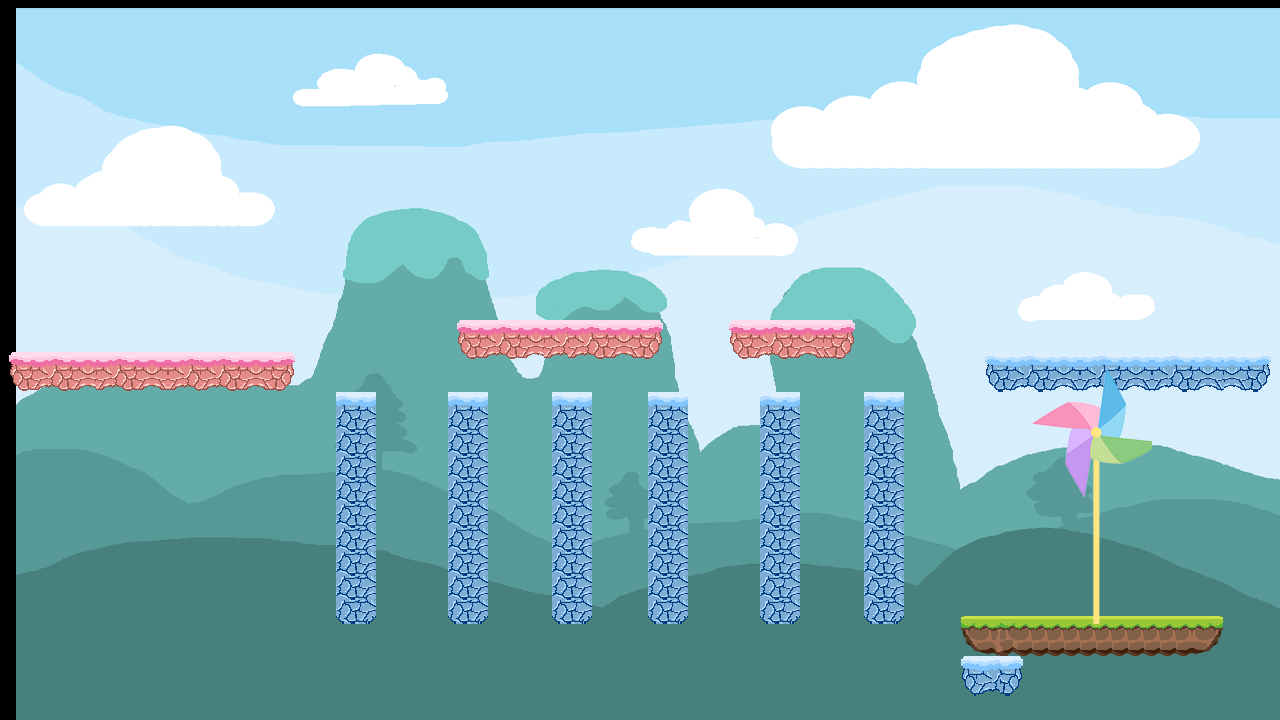

This is a level from a 2D game, rendered from its Tiled map with the project's own tilesets. A one-line summary and the map file follow, with tile-layer data summarised:
An orthogonal 160x90 tile map with 8x8 px tiles, 3 tile layers (background, graphics_level5, flag), 9 tilesets and 18 objects.

<map version="1.0" tiledversion="1.0.3" orientation="orthogonal" renderorder="right-down" width="160" height="90" tilewidth="8" tileheight="8" nextobjectid="29">
 <tileset firstgid="1" source="background.tsx" />
 <tileset firstgid="14401" source="block.tsx" />
 <tileset firstgid="14586" source="flag.tsx" />
 <tileset firstgid="15098" name="thorn1" tilewidth="8" tileheight="8" tilecount="25" columns="5">
  <image source="thorn1.png" trans="0000ff" width="40" height="40" />
 </tileset>
 <tileset firstgid="15123" name="thorn2" tilewidth="8" tileheight="8" tilecount="25" columns="5">
  <image source="thorn2.png" trans="0000ff" width="40" height="40" />
 </tileset>
 <tileset firstgid="15148" source="block2.tsx" />
 <tileset firstgid="15333" source="bb3.tsx" />
 <tileset firstgid="17833" source="level5.tsx" />
 <tileset firstgid="32233" source="blog.tsx" />
 <layer name="background" width="160" height="90">
  <data>[14400 cells, 14062 non-empty, 14062 distinct tile ids]</data>
 </layer>
 <layer name="graphics_level5" width="160" height="90">
  <data>[14400 cells, 1645 non-empty, 240 distinct tile ids]</data>
 </layer>
 <layer name="flag" width="160" height="90">
  <data>[14400 cells, 488 non-empty, 481 distinct tile ids]</data>
 </layer>
 <objectgroup name="groundOb">
  <object id="20" x="1156.5" y="625.333" width="91.5" height="30.6667" />
  <object id="23" x="-22.727" y="0.000166667" width="30.6667" height="743.333" />
  <object id="24" x="1272.56" y="-0.211967" width="32.1667" height="712.167" />
  <object id="25" x="-6.5468" y="-24.2273" width="1294.73" height="32" />
  <object id="27" x="961.25" y="624.667" width="57" height="30.6667" />
 </objectgroup>
 <objectgroup name="pinkOb">
  <object id="5" x="8" y="352" width="284.181" height="32" />
  <object id="6" x="455.606" y="321" width="207.894" height="29.5" />
  <object id="8" x="727.5" y="322" width="128" height="30" />
 </objectgroup>
 <objectgroup name="blueOb">
  <object id="9" x="336" y="393" width="40.8333" height="222" />
  <object id="10" x="449.5" y="392.5" width="38.1667" height="223" />
  <object id="11" x="553" y="393" width="38.5" height="223.5" />
  <object id="12" x="648.5" y="393.5" width="40.3333" height="223" />
  <object id="13" x="760.5" y="393.5" width="37.6667" height="222.5" />
  <object id="14" x="865" y="393" width="37.3333" height="222.5" />
  <object id="15" x="984.667" y="358.333" width="288.5" height="30.5" />
  <object id="22" x="960.25" y="657" width="63.75" height="30.5" />
 </objectgroup>
 <objectgroup name="flagOb">
  <object id="28" x="1019.75" y="625.167" width="136" height="30.6667" />
 </objectgroup>
 <objectgroup name="game_over">
  <object id="26" x="-22.759" y="712.689" width="1294.73" height="32" />
 </objectgroup>
</map>